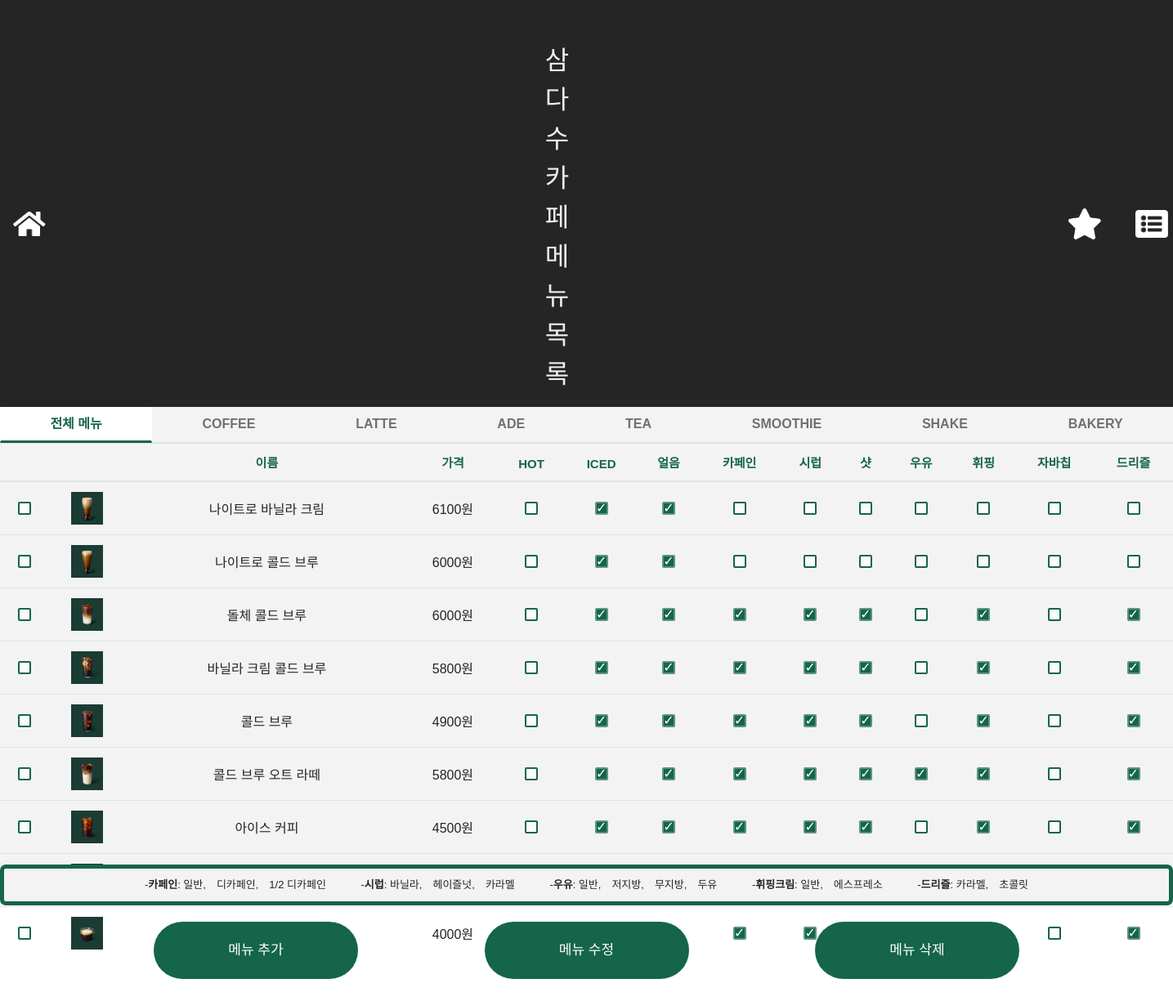
Page /manager/menu on the committed database.
### drive_restapi/models.py (models this page shows, shortened)
class prod(models.Model):
    prod_id = models.AutoField(primary_key=True) # 자동으로 1씩 증가하는 값
    prod_category = models.TextField(max_length=10)
    prod_name = models.TextField(max_length=20)
    prod_price = models.IntegerField()
    prod_image = models.ImageField(blank = True) # 경로 지정 필요 /prodImage/ URL 추가 필요
    prod_recommend = models.BooleanField()
    prod_hot_cold = models.IntegerField() #0 베이커리 1 hot 2 cold 3 hot & cold
    prod_caf_amount = models.BooleanField()
    prod_syrup = models.IntegerField() # 0 false 1 true 취급
    prod_shot = models.BooleanField()
    prod_milk = models.BooleanField()
    prod_whip = models.BooleanField()
    prod_java_chip = models.BooleanField()
    prod_driz = models.BooleanField()
    prod_sales_rate = models.IntegerField()

### driveapp/views.py (the view, shortened to what this page needs)
# urls.py: path('menu', views.manage_menu),
def manage_menu(request):
    class_prods = prod.objects.all()
    return render(request, 'manager/manage_menu.html', {'class_prods':class_prods})

### templates/manager/manage_menu.html (shortened to what this page needs)
{% load static %}
<link rel="stylesheet" href="https://stackpath.bootstrapcdn.com/bootstrap/4.1.3/css/bootstrap.min.css">
<link rel="stylesheet" type="text/css" href="{% static 'manager/style/manage_menu_style.css' %}">
<div class="bg_all">
    <section id="title" class="web-title">
        <button type="button" class="home_btn" onClick="history.back();"><img src="/static/manager/image/home.png"></button>
        <p>삼다수 카페 메뉴 목록</p>
        <button type="button" class="input_recommendation_btn" onClick="location.href='manage-recommendation-menu'"><img src="/static/manager/image/recommendation.png"></button>
        <button type="button" class="orders_btn" onClick="location.href='manage-orders'"><img src="/static/manager/image/orders.png"></button>
    </section>
    <form method="POST" enctype="multipart/form-data">
        <section id="tabs" class="project-tab">
            <div class="menu">
                <div class="row">
                    <div class="col-md-12">
                        <nav>
                            <div class="nav nav-tabs nav-fill" id="nav-tab" role="tablist">
                                <a class="nav-item nav-link active" id="nav-total-tab" data-toggle="tab" href="#nav-total" role="tab" aria-controls="nav-total" aria-selected="true">전체 메뉴</a>
                                <a class="nav-item nav-link" id="nav-coffee-tab" data-toggle="tab" href="#nav-coffee" role="tab" aria-controls="nav-coffee" aria-selected="false">COFFEE</a>
                                <a class="nav-item nav-link" id="nav-latte-tab" data-toggle="tab" href="#nav-latte" role="tab" aria-controls="nav-latte" aria-selected="false">LATTE</a>
                                <a class="nav-item nav-link" id="nav-ade-tab" data-toggle="tab" href="#nav-ade" role="tab" aria-controls="nav-ade" aria-selected="false">ADE</a>
                                <a class="nav-item nav-link" id="nav-tea-tab" data-toggle="tab" href="#nav-tea" role="tab" aria-controls="nav-tea" aria-selected="false">TEA</a>
                                <a class="nav-item nav-link" id="nav-smoothie-tab" data-toggle="tab" href="#nav-smoothie" role="tab" aria-controls="nav-smoothie" aria-selected="false">SMOOTHIE</a>
                                <a class="nav-item nav-link" id="nav-shake-tab" data-toggle="tab" href="#nav-shake" role="tab" aria-controls="nav-shake" aria-selected="false">SHAKE</a>
                                <a class="nav-item nav-link" id="nav-bakery-tab" data-toggle="tab" href="#nav-bakery" role="tab" aria-controls="nav-bakery" aria-selected="false">BAKERY</a>
                            </div>
                        </nav>
                        <div class="tab-content" id="nav-tabContent">
                            <div class="tab-pane fade show active" id="nav-total" role="tabpanel" aria-labelledby="nav-total-tab">
                                <table class="table" cellspacing="0">
                                    <thead>
                                        <tr>
                                            <th></th>
                                            <th></th>
                                            <th>이름</th>
                                            <th>가격</th>
                                            <th>HOT</th>
                                            <th>ICED</th>
                                            <th>얼음</th>
                                            <th>카페인</th>
                                            <th>시럽</th>
                                            <th>샷</th>
                                            <th>우유</th>
                                            <th>휘핑</th>
                                            <th>자바칩</th>
                                            <th>드리즐</th>
                                        </tr>
                                    </thead>
                                    <tbody>
                                        {% for class in class_prods %}
                                        <tr>
                                            <td><input type="checkbox" name="chk_box[]" class="checkSelect" value="{{ class.prod_id }}"/></td>
                                            {% if class.prod_image %}
                                            <td><img src ="{{ class.prod_image.url }}" alt = "{{ class.prod_image }}"></td>
                                            {% else %}
                                            <td><img src="/static/manager/image/starbuck.png" alt="My Image"/></td>
                                            {% endif %}
                                            <td>{{class.prod_name}}</td>
                                            <td>{{class.prod_price}}원</td>
                                            {% if class.prod_hot_cold is 0 %}
                                                <td><input type="checkbox" name="chk_option" value=""/></td>
                                                <td><input type="checkbox" name="chk_option" value=""/></td>
                                            {% elif class.prod_hot_cold is 1 %}
                                                <td><input type="checkbox" name="chk_option" value="1"checked></td>
                                                <td><input type="checkbox" name="chk_option" value=""/></td>
                                            {% elif class.prod_hot_cold is 2 %}
                                                <td><input type="checkbox" name="chk_option" value="1"/></td>
                                                <td><input type="checkbox" name="chk_option" value="2"checked></td>
                                            {% else %}
                                                <td><input type="checkbox" name="chk_option" value="1"checked></td>
                                                <td><input type="checkbox" name="chk_option" value="2"checked></td>
                                            {% endif %}
                                            {% if class.prod_hot_cold is 2 %}
                                                <td><input type="checkbox" name="chk_option" value="true" checked></td>
                                            {% elif class.prod_hot_cold is 3 %}
                                                <td><input type="checkbox" name="chk_option" value="true" checked></td>
                                            {% else %}
                                                <td><input type="checkbox" name="chk_option" value="false"/></td>
                                            {% endif %}
                                            {% if class.prod_caf_amount is True %}
                                                <td><input type="checkbox" name="chk_option" value="true" checked></td>
                                            {% else %}
                                                <td><input type="checkbox" name="chk_option" value="false"/></td>
                                            {% endif %}
                                            {% if class.prod_syrup is 0 %}
                                                <td><input type="checkbox" name="chk_option" value="0"></td>
                                            {% else %}
                                                <td><input type="checkbox" name="chk_option" value="1"checked></td>
                                            {% endif %}
                                            {% if class.prod_shot is True %}
                                                <td><input type="checkbox" name="chk_option" value="true" checked></td>
                                            {% else %}
                                                <td><input type="checkbox" name="chk_option" value="false"/></td>
                                            {% endif %}
                                            {% if class.prod_milk is True %}
                                                <td><input type="checkbox" name="chk_option" value="true" checked></td>
                                            {% else %}
                                                <td><input type="checkbox" name="chk_option" value="false"/></td>
                                            {% endif %}
                                            {% if class.prod_whip is True %}
                                                <td><input type="checkbox" name="chk_option" value="true" checked></td>
                                            {% else %}
                                                <td><input type="checkbox" name="chk_option" value="false"/></td>
                                            {% endif %}
                                            {% if class.prod_java_chip is True %}
                                                <td><input type="checkbox" name="chk_option" value="true" checked></td>
                                            {% else %}
                                                <td><input type="checkbox" name="chk_option" value="false"/></td>
                                            {% endif %}
                                            {% if class.prod_driz is True %}
                                                <td><input type="checkbox" name="chk_option" value="true" checked></td>
                                            {% else %}
                                                <td><input type="checkbox" name="chk_option" value="false"/></td>
                                            {% endif %}
                                        </tr>
                                        {% endfor %}
                                    </tbody>
                                </table>
                            </div>
                        </div>
                    </div>
                </div>
            </div>
        </section>
        <section id="options" class="coffee-options">
            <div>-<b>카페인</b>: 일반,&emsp;디카페인,&emsp;1/2 디카페인&emsp;&emsp;&emsp;
                -<b>시럽</b>: 바닐라,&emsp;헤이즐넛,&emsp;카라멜&emsp;&emsp;&emsp;
                -<b>우유</b>: 일반,&emsp;저지방,&emsp;무지방,&emsp;두유&emsp;&emsp;&emsp;
                -<b>휘핑크림</b>: 일반,&emsp;에스프레소&emsp;&emsp;&emsp;
                -<b>드리즐</b>: 카라멜,&emsp;초콜릿</div>
        </section>
        <div id="buttons" class="menu-button">
            <button type="button" class="input_add_btn" onClick="location.href='manage-menu-addendum'">메뉴 추가</button>
            <input type="submit" name="update" class="input_update_btn" value="메뉴 수정" onsubmit="location.href ='/manager/manage-menu-update'">
            <input type="submit" name="delete" class="input_delete_btn" value="메뉴 삭제">
        </div>
    </form>
</div>

### static/manager/style/manage_menu_style.css (style rules this page uses)
.bg_all { text-align: center; background-color: #252525; width:100%; height:100%; }
.web-title { float: none; display: flex; }
.home_btn { margin-top: 50px; margin-left: 10px; background: none; border: none; outline: none; }
.home_btn img { max-width: 40px; max-height: 40px; object-fit: contain; }
.web-title p { font-family: 'Noto Sans KR', sans-serif; text-align: center; font-weight: 500; font-size: xx-large; margin-top: 50px; margin-left: 600px; color: #eee; }
.input_recommendation_btn { margin-top: 50px; margin-left: 600px; background: none; border: none; }
.input_recommendation_btn img { max-width: 40px; max-height: 40px; object-fit: contain; }
.orders_btn { margin-top: 50px; margin-left: 30px; background: none; border: none; }
.orders_btn img { max-width: 40px; max-height: 40px; object-fit: contain; }
.project-tab { font-family: 'Noto Sans KR', sans-serif; background-color: #f3f3f3; width: 100%; height: 70%; }
.project-tab #tabs .nav-tabs .nav-item.show .nav-link, .nav-tabs .nav-link.active { color: #15654A; background-color: transparent #f3f3f3; border-color: transparent transparent #f3f3f3; border-bottom: 3px solid !important; font-size: 16px; font-weight: bold; }
.project-tab .nav-link { border: 1px solid transparent; border-top-left-radius: .25rem; border-top-right-radius: .25rem; color: #707070; font-size: 16px; font-weight: 600; }
.row { width: auto; }
.project-tab thead { background: #f3f3f3; color: #15654A; font-size: 15px; text-align: center; }
.project-tab a { text-decoration: none; color: #333; font-weight: 600; }
.project-tab td { text-align: center; vertical-align: middle; }
.project-tab img { max-width: 40px; max-height: 40px; object-fit: contain; }
.tab-content { height: 630px; overflow: auto; }
input[type="checkbox"] { -webkit-appearance: none; position: relative; width: 16px; height: 16px; cursor: pointer; outline: none !important; border: 2px solid #15654A; border-radius: 2px; background: #fbfbfb; }
input[type="checkbox"]::before { content: "\2713"; position: absolute; top: 50%; left: 50%; overflow: hidden; transform: scale(0) translate(-50%, -50%); line-height: 1; }
input[type="checkbox"]:checked { background-color: #15654A; border-color: rgba(255, 255, 255, 0.3); color: white; }
input[type="checkbox"]:checked::before { border-radius: 2px; transform: scale(1) translate(-50%, -50%); }
.coffee-options { background-color: #f3f3f3; position: relative; border:5px solid; border-color: #15654A; height: auto; font-size: 13px; padding: 10px; border-radius: 7px; }
.coffee-options div { font-family: 'Noto Sans KR', sans-serif; height: auto; text-align: center; vertical-align: middle; }
.menu-button { position: relative; height: auto; padding: 20px; }
.input_add_btn { font-family: 'Noto Sans KR', sans-serif; font-size: 17px; color: white; background-color: #15654A; width: 250px; height: 70px; border: 1px; margin-right: 150px; border-radius: 50px; outline: none; }
.input_update_btn { font-family: 'Noto Sans KR', sans-serif; font-size: 17px; color: white; background-color: #15654A; width: 250px; height: 70px; border: 1px; margin-right: 150px; border-radius: 50px; outline: none; }
.input_delete_btn { font-family: 'Noto Sans KR', sans-serif; font-size: 17px; color: white; background-color: #15654A; width: 250px; height: 70px; border: 1px; border-radius: 50px; outline: none; }

### rows in the picture
prod: prod_image (picture), prod_name "나이트로 바닐라 크림", prod_price "6100"
prod: prod_image (picture), prod_name "나이트로 콜드 브루", prod_price "6000"
prod: prod_image (picture), prod_name "돌체 콜드 브루", prod_price "6000"
prod: prod_image (picture), prod_name "바닐라 크림 콜드 브루", prod_price "5800"
prod: prod_image (picture), prod_name "콜드 브루", prod_price "4900"
prod: prod_image (picture), prod_name "콜드 브루 오트 라떼", prod_price "5800"
prod: prod_image (picture), prod_name "아이스 커피", prod_price "4500"
prod: prod_image (picture), prod_price "4000"
